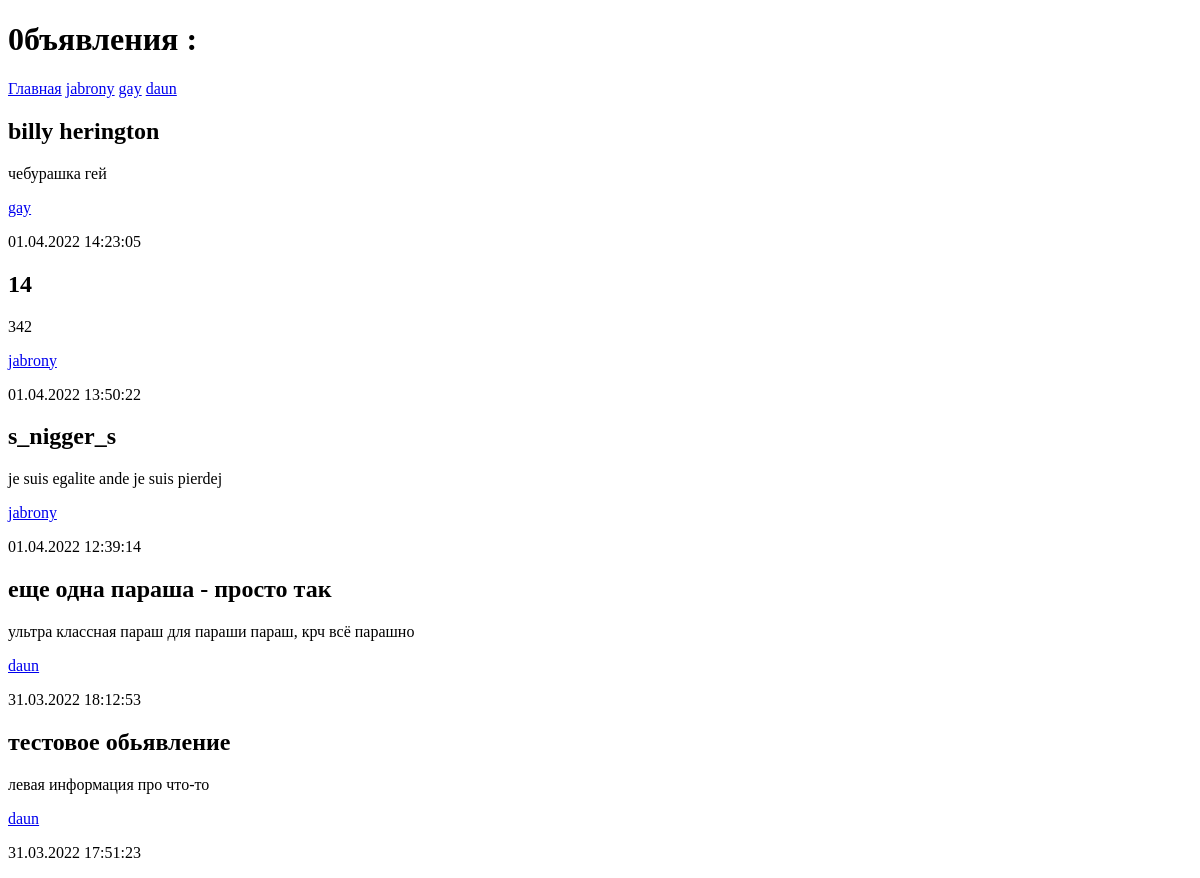
Page /bboard/ on the earlier database version.
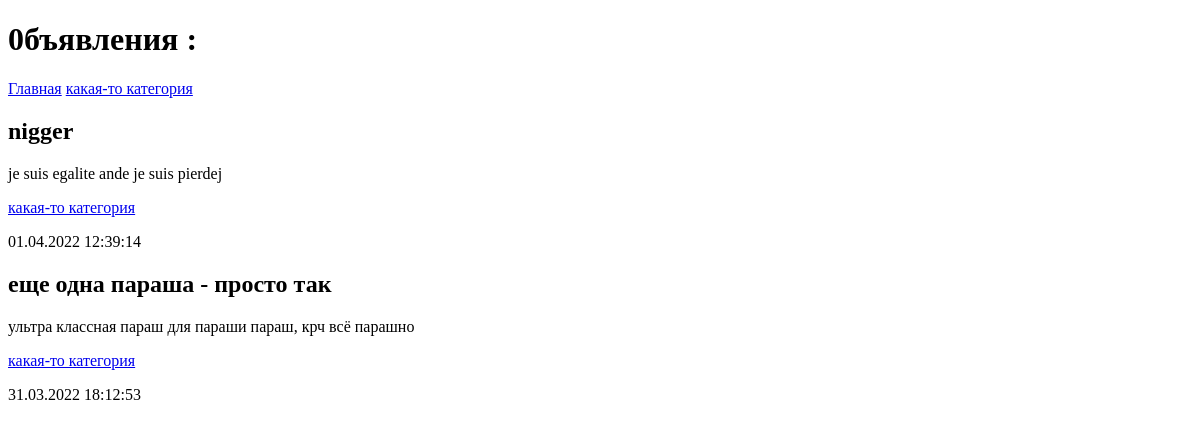
Same page on the later database version.
### bboard/models.py (models this page shows, shortened)
class Categories(models.Model):
    name = models.CharField(max_length=20, verbose_name="Категория : ")
    class Meta:
        verbose_name_plural = "Категории"
        verbose_name = "Категория"
        ordering = ['-name']

class Bb(models.Model):
    title = models.CharField(max_length=50, verbose_name="Название")
    content = models.TextField(null=True, blank=True, verbose_name="Содержание")
    published = models.DateTimeField(auto_now_add=True, db_index=True, verbose_name="Опубликовано")
    rubric = models.ForeignKey('Categories', null=True, on_delete=models.PROTECT, verbose_name="Категория")
    class Meta:
        verbose_name_plural = "Обьявления"
        verbose_name = "Обьявление"
        ordering = ['-published']

### bboard/views.py (the view)
# urls.py: path('', index),
def index(request):
   bbs = Bb.objects.all()
   rubrics = Categories.objects.all()
   context = {'bbs' : bbs, 'rubrics' : rubrics}
   return render(request, 'bboard/index.html', context)

### bboard/templates/bboard/index.html (shortened to what this page needs)
<!DOCTYPE html>
<html lang="en">
<head>
</head>
<body>
    <h1> 0бъявления : </h1>
    <div>
        <a href="/bboard/">Главная</a>
        {% for rubric in rubrics %}
        <a href="/bboard/{{ rubric.pk }}/">{{ rubric.name }}</a>
        {% endfor %}
    </div>
    {% for bb in bbs %}
    <div>
        <h2>{{ bb.title }}</h2>
        <p>{{ bb.content }}</p>
        <p><a href='/bboard/{{ bb.rubric.pk }}/'>{{ bb.rubric.name }}</a></p>
        <p>{{ bb.published|date:"d.m.Y H:i:s" }}</p>
    </div>
    {% endfor %}
</body>
</html>

Differences in the rows shown:
removed Categories: name "jabrony"
removed Categories: name "gay"
removed Categories: name "daun"
removed Bb: title "billy herington", content "чебурашка гей", rubric.name "gay", published "01.04.2022 14:23:05"
removed Bb: title "14", content "342", rubric.name "jabrony", published "01.04.2022 13:50:22"
removed Bb: title "тестовое обьявление", content "левая информация про что-то", rubric.name "daun", published "31.03.2022 17:51:23"
added Categories: name "какая-то категория"
changed Bb "je suis egalite ande je suis pierdej": title "s_nigger_s" → "nigger"; rubric.name "jabrony" → "какая-то категория"
changed Bb "еще одна параша - просто так": rubric.name "daun" → "какая-то категория"
